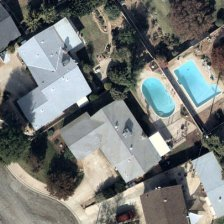
#> input picture data/input/000000079.jpg, 224 x 224 px
$ python cli.py ../data/input/000000079.jpg
#> lines starting #> are read from the running program, lines starting #| are printed output that depends on the picture; after the words box and inside, x2 and y2 are one past the last pixel; in counts of white or black regions, pixels touching at a corner belong together
### src/detectors/opencv_detector.py
import cv2
import numpy as np
from typing import List, Tuple
from .base import PoolDetector

class OpenCvDetector(PoolDetector):
    """
    Detects ALL swimming pools using HSV color segmentation + morphology
    Returns list of polygons (each polygon = list of (x,y) points)
    """
    def __init__(
        self,
        min_pool_area: int = 600,
        min_area_ratio: float = 0.0015,
        hsv_lower = np.array([80, 50, 40]),
        hsv_upper = np.array([135, 255, 255]),
        morph_kernel_size: int = 5
    ):
        self.min_pool_area = min_pool_area
        self.min_area_ratio = min_area_ratio
        self.hsv_lower = hsv_lower
        self.hsv_upper = hsv_upper
        self.kernel = np.ones((morph_kernel_size, morph_kernel_size), np.uint8)

    def detect(self, image_path: str) -> List[List[Tuple[int, int]]]:
        """
        Returns:
            list of polygons, where each polygon is list of (x,y) points
            Empty list if no pools found
        """
        img = cv2.imread(image_path)
        if img is None:
            print(f"Failed to load image: {image_path}")
            return []

        hsv = cv2.cvtColor(img, cv2.COLOR_BGR2HSV)
        mask = cv2.inRange(hsv, self.hsv_lower, self.hsv_upper)

        # Clean mask
        mask = cv2.morphologyEx(mask, cv2.MORPH_OPEN,  self.kernel, iterations=2)
        mask = cv2.morphologyEx(mask, cv2.MORPH_CLOSE, self.kernel, iterations=3)

        # Find contours
        contours, _ = cv2.findContours(mask, cv2.RETR_EXTERNAL, cv2.CHAIN_APPROX_SIMPLE)

        if not contours:
            return []

        image_area = img.shape[0] * img.shape[1]
        detected_polygons = []

        for cnt in contours:
            area = cv2.contourArea(cnt)
            if area < self.min_pool_area:
                continue
            if area < self.min_area_ratio * image_area:
                continue

            # Approximate polygon (smooth)
            epsilon = 0.008 * cv2.arcLength(cnt, True)
            approx = cv2.approxPolyDP(cnt, epsilon, closed=True)

            # Convert to list of tuples
            points = approx.reshape(-1, 2)
            polygon = [(int(x), int(y)) for x, y in points]

            # Ensure closed polygon
            if len(polygon) >= 3 and polygon[0] != polygon[-1]:
                polygon.append(polygon[0])

            detected_polygons.append(polygon)

        return detected_polygons

### src/utils/output.py
from pathlib import Path
from typing import List, Tuple

def save_coordinates(
    polygons: List[List[Tuple[int, int]]],
    filepath: str | Path
) -> None:
    """
    Save coordinates of ALL detected pools with clear separation
    Input: list of polygons (each polygon is list of (x,y) points)
    """
    Path(filepath).parent.mkdir(parents=True, exist_ok=True)

    with open(filepath, 'w', encoding='utf-8') as f:
        f.write("Detected Swimming Pool Boundary Coordinates\n")
        f.write("==========================================\n\n")

        if not polygons:
            f.write("No pools detected.\n")
            return

        for i, polygon in enumerate(polygons, 1):
            f.write(f"--- Pool {i}  ({len(polygon)} points) ---\n")
            for point in polygon:
                x, y = point  # now safe - point is Tuple[int,int]
                f.write(f"{x}, {y}\n")
            f.write("\n")  # empty line between pools

### src/utils/image.py
import numpy as np
import cv2

def load_image(path: str) -> cv2.typing.MatLike:
    img = cv2.imread(path)
    if img is None:
        raise FileNotFoundError(f"Cannot load image: {path}")
    return img

def draw_polygons(image, polygons_list: list[list[tuple[int,int]]],
                  color=(0, 0, 255), thickness=2, line_type=cv2.LINE_AA):
    """
    Draw outlines for ALL detected pools (multiple polygons)
    """
    if not polygons_list:
        return

    for polygon in polygons_list:
        if len(polygon) < 3:
            continue
        pts = np.array(polygon, dtype=np.int32)
        pts = pts.reshape((-1, 1, 2))
        cv2.polylines(image, [pts], isClosed=True,
                      color=color, thickness=thickness, lineType=line_type)

### src/cli.py
import argparse
from pathlib import Path

from detectors.opencv_detector import OpenCvDetector
from utils.image import load_image, draw_polygons
from utils.output import save_coordinates
import cv2

DETECTORS = {
    "opencv": OpenCvDetector
}

def main():
    parser = argparse.ArgumentParser(description="Swimming pool detector")
    parser.add_argument("image", type=str, help="input image path")
    parser.add_argument("-m", "--method", choices=["opencv"], default="opencv",
                        help="detection method")
    parser.add_argument("-o", "--output-dir", type=str, default="./data/output",
                        help="where to save results")

    args = parser.parse_args()

    input_path = Path(args.image)
    if not input_path.is_file():
        print(f"Image not found: {input_path}")
        return 1

    detector_class = DETECTORS.get(args.method)
    print(f"Using detector: {args.method}")
    detector = detector_class()

    coordinates = detector.detect(str(input_path))
#> in detect, img is the input picture: shape (224, 224, 3); mean B, G, R 118.3, 120.9, 117.6
#> in detect, `hsv = cv2.cvtColor(img, cv2.COLOR_BGR2HSV)`: hsv: shape (224, 224, 3); mean H, S, V 65.1, 48.4, 127.8
#> in detect, `mask = cv2.inRange(hsv, self.hsv_lower, self.hsv_upper)`:
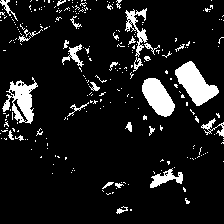
#> mask: shape (224, 224); 10.3% white; 258 white regions (228 under 20 px), largest, box (x1, y1, x2, y2) and area: (175, 61, 219, 106) 989, (142, 78, 175, 117) 798, (2, 77, 38, 124) 777
#> in detect, `mask = cv2.morphologyEx(mask, cv2.MORPH_OPEN,  self.kernel, iterations..`:
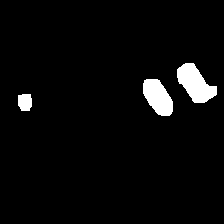
#> mask: shape (224, 224); 3.8% white; 3 white regions, box (x1, y1, x2, y2) and area: (177, 63, 217, 103) 936, (143, 79, 173, 116) 768, (18, 94, 32, 111) 212
#> in detect, `mask = cv2.morphologyEx(mask, cv2.MORPH_CLOSE, self.kernel, iterations..`: mask: shape (224, 224); 4% white; 3 white regions
#> in detect, `contours, _ = cv2.findContours(mask, cv2.RETR_EXTERNAL, cv2.CHAIN_APPR..`: contours = 3 contours; box (x1, y1, x2, y2) and area: (177, 63, 217, 103) 908, (143, 79, 173, 116) 758, (18, 94, 32, 111) 186
#> the loop in detect, `for cnt in contours:` made 3 passes
#> (area, epsilon) on passes 2 to 3: (758.5, 0.913), (908.5, 1.07)
#> area on pass 1: 185.5
#> after the loop in detect, `for cnt in contours:`: detected_polygons = 2 items
#> coordinates = 2 items

    output_dir = Path(args.output_dir)
    output_dir.mkdir(parents=True, exist_ok=True)

    stem = input_path.stem
    coord_path = output_dir / f"{stem}_coords_{args.method}.txt"
    image_path = output_dir / f"{stem}_result_{args.method}.jpg"

    save_coordinates(coordinates, coord_path)
#> the loop in save_coordinates, `for i, polygon in enumerate(polygons, 1):` made 2 passes
#> i on passes 1 to 2: 1, 2

    if coordinates:
        img = load_image(str(input_path))
        draw_polygons(img, coordinates, color=(0, 0, 255), thickness=1)
#> the loop in draw_polygons, `for polygon in polygons_list:` made 2 passes
        cv2.imwrite(str(image_path), img)
        print(f"Results saved:")
        print(f"  Coordinates → {coord_path}")
        print(f"  Image       → {image_path}")
    else:
        print("No pool detected.")

    return 0


if __name__ == "__main__":
    exit(main())
#> (the program exits here)

$ run again, on data/input/000000216.jpg
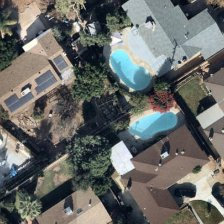
#> input picture data/input/000000216.jpg, 224 x 224 px
#> in detect, img is the input picture: shape (224, 224, 3); mean B, G, R 103.9, 106.5, 104.3
#> hsv: shape (224, 224, 3); mean H, S, V 64.9, 55.8, 114.7
#> in detect, `mask = cv2.inRange(hsv, self.hsv_lower, self.hsv_upper)`:
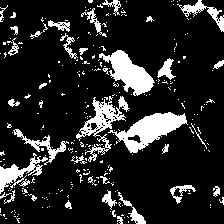
#> mask: shape (224, 224); 15.5% white; 273 white regions (236 under 20 px), largest, box (x1, y1, x2, y2) and area: (108, 112, 188, 153) 1394, (99, 50, 155, 96) 1168, (76, 96, 130, 162) 994
#> in detect, `mask = cv2.morphologyEx(mask, cv2.MORPH_OPEN,  self.kernel, iterations..`:
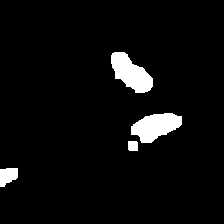
#> mask: shape (224, 224); 4.7% white; 4 white regions, box (x1, y1, x2, y2) and area: (111, 52, 153, 93) 1014, (131, 113, 182, 143) 998, (0, 168, 18, 187) 263, (128, 141, 138, 151) 98
#> contours = 3 contours; box (x1, y1, x2, y2) and area: (128, 113, 182, 151) 1080, (111, 52, 153, 93) 952, (0, 168, 18, 187) 236
#> the loop in detect, `for cnt in contours:` made 3 passes
#> (area, epsilon) on passes 2 to 3: (1079.5, 1.29), (952.5, 1.1)
#> after the loop in detect, `for cnt in contours:`: detected_polygons = 2 items
#> the loop in save_coordinates, `for i, polygon in enumerate(polygons, 1):` made 2 passes
#> i on passes 1 to 2: 1, 2
#> the loop in draw_polygons, `for polygon in polygons_list:` made 2 passes

$ run again, on data/input/000000292.jpg
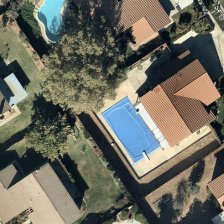
#> input picture data/input/000000292.jpg, 224 x 224 px
#> in detect, img is the input picture: shape (224, 224, 3); mean B, G, R 96.1, 107.2, 108.2
#> hsv: shape (224, 224, 3); mean H, S, V 50.4, 71.7, 118.3
#> in detect, `mask = cv2.inRange(hsv, self.hsv_lower, self.hsv_upper)`:
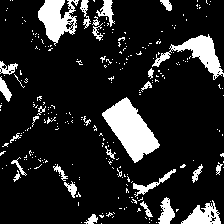
#> mask: shape (224, 224); 14.4% white; 268 white regions (239 under 20 px), largest, box (x1, y1, x2, y2) and area: (102, 97, 160, 163) 1853, (38, 0, 79, 46) 1040, (152, 34, 224, 80) 1003
#> in detect, `mask = cv2.morphologyEx(mask, cv2.MORPH_CLOSE, self.kernel, iterations..`:
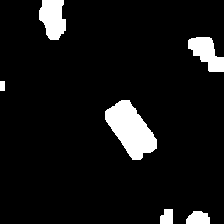
#> mask: shape (224, 224); 7.6% white; 6 white regions
#> contours = 6 contours; box (x1, y1, x2, y2) and area: (105, 100, 157, 160) 1712, (39, 0, 66, 40) 758, (188, 37, 224, 72) 676, (186, 211, 210, 224) 224, (160, 209, 173, 224) 144, (0, 81, 5, 91) 36
#> the loop in detect, `for cnt in contours:` made 6 passes
#> (area, epsilon) on passes 3, 5, 6: (1712, 1.44), (676.5, 1.03), (758, 0.978)
#> after the loop in detect, `for cnt in contours:`: detected_polygons = 3 items
#> the loop in save_coordinates, `for i, polygon in enumerate(polygons, 1):` made 3 passes
#> the loop in draw_polygons, `for polygon in polygons_list:` made 3 passes

$ run again, on data/input/000000378.jpg
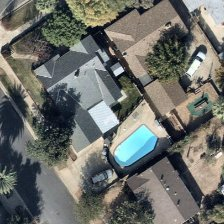
#> input picture data/input/000000378.jpg, 224 x 224 px
#> in detect, img is the input picture: shape (224, 224, 3); mean B, G, R 105.1, 110.2, 108.2
#> hsv: shape (224, 224, 3); mean H, S, V 60.9, 50.6, 117
#> in detect, `mask = cv2.inRange(hsv, self.hsv_lower, self.hsv_upper)`:
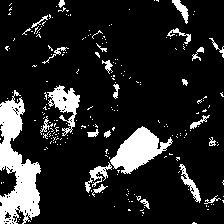
#> mask: shape (224, 224); 14.4% white; 220 white regions (196 under 20 px), largest, box (x1, y1, x2, y2) and area: (0, 90, 41, 224) 2911, (110, 126, 173, 174) 1436, (47, 85, 80, 136) 686
#> in detect, `mask = cv2.morphologyEx(mask, cv2.MORPH_CLOSE, self.kernel, iterations..`:
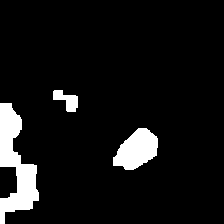
#> mask: shape (224, 224); 7.8% white; 3 white regions
#> contours = 3 contours; box (x1, y1, x2, y2) and area: (0, 103, 39, 224) 2167, (113, 128, 158, 170) 1190, (53, 90, 78, 112) 264
#> the loop in detect, `for cnt in contours:` made 3 passes
#> (area, epsilon) on passes 1 to 2: (1189.5, 1.15), (2167, 2.81)
#> after the loop in detect, `for cnt in contours:`: detected_polygons = 2 items
#> the loop in save_coordinates, `for i, polygon in enumerate(polygons, 1):` made 2 passes
#> i on passes 1 to 2: 1, 2
#> the loop in draw_polygons, `for polygon in polygons_list:` made 2 passes
